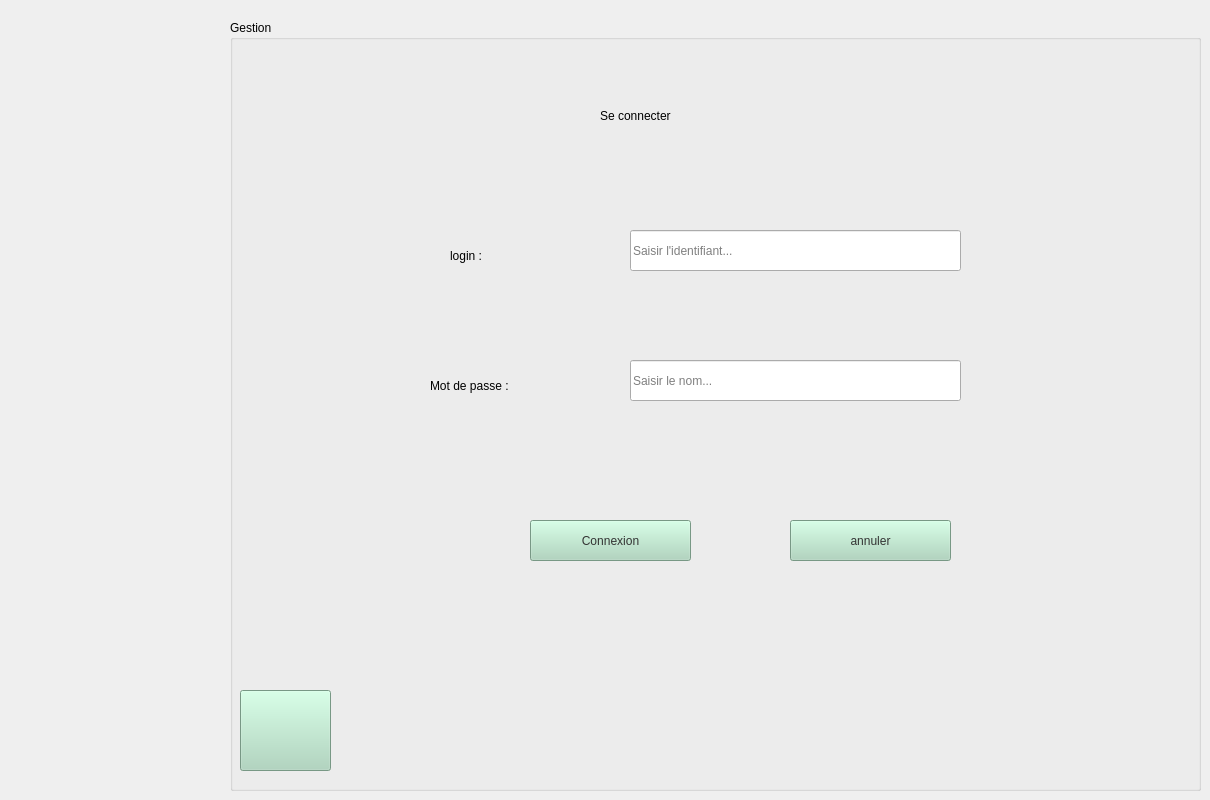
    <widget class="QWidget" name="authentification">
     <widget class="QGroupBox" name="groupBox_2">
      <property name="geometry">
       <rect>
        <x>230</x>
        <y>20</y>
        <width>971</width>
        <height>771</height>
       </rect>
      </property>
      <property name="title">
       <string>Gestion</string>
      </property>
      <widget class="QLabel" name="label_42">
       <property name="geometry">
        <rect>
         <x>10</x>
         <y>40</y>
         <width>151</width>
         <height>151</height>
        </rect>
       </property>
       <property name="styleSheet">
        <string notr="true">background-image: url(:/logo1.png);</string>
       </property>
       <property name="text">
        <string/>
       </property>
      </widget>
      <widget class="QPushButton" name="benregistrer_e_3">
       <property name="geometry">
        <rect>
         <x>10</x>
         <y>670</y>
         <width>91</width>
         <height>81</height>
        </rect>
       </property>
       <property name="styleSheet">
        <string notr="true">background-color: rgb(168, 213, 186);
background-image: url(:/Downloads/pngegg (1) (1) (1).png);
color: rgb(51, 51, 51);</string>
       </property>
       <property name="text">
        <string/>
       </property>
      </widget>
      <widget class="QLineEdit" name="linenom_e_2">
       <property name="geometry">
        <rect>
         <x>400</x>
         <y>340</y>
         <width>331</width>
         <height>41</height>
        </rect>
       </property>
       <property name="styleSheet">
        <string notr="true">
font: 11pt &quot;Segoe UI&quot;;</string>
       </property>
       <property name="text">
        <string/>
       </property>
       <property name="placeholderText">
        <string>Saisir le nom...</string>
       </property>
      </widget>
      <widget class="QLabel" name="label_11">
       <property name="geometry">
        <rect>
         <x>220</x>
         <y>210</y>
         <width>91</width>
         <height>51</height>
        </rect>
       </property>
       <property name="styleSheet">
        <string notr="true">font: 14pt &quot;Segoe UI&quot;;
color: rgb(0, 0, 0);
</string>
       </property>
       <property name="text">
        <string>login :</string>
       </property>
      </widget>
      <widget class="QLineEdit" name="lineid_e_3">
       <property name="geometry">
        <rect>
         <x>400</x>
         <y>210</y>
         <width>331</width>
         <height>41</height>
        </rect>
       </property>
       <property name="styleSheet">
        <string notr="true">
font: 11pt &quot;Segoe UI&quot;;</string>
       </property>
       <property name="text">
        <string/>
       </property>
       <property name="placeholderText">
        <string>Saisir l'identifiant...</string>
       </property>
      </widget>
      <widget class="QPushButton" name="bannuler_e_2">
       <property name="geometry">
        <rect>
         <x>560</x>
         <y>500</y>
         <width>161</width>
         <height>41</height>
        </rect>
       </property>
       <property name="styleSheet">
        <string notr="true">background-color: rgb(168, 213, 186);
font: 14pt &quot;Segoe UI&quot;;
color: rgb(51, 51, 51);</string>
       </property>
       <property name="text">
        <string>annuler</string>
       </property>
      </widget>
      <widget class="QPushButton" name="benregistrer_e_2">
       <property name="geometry">
        <rect>
         <x>300</x>
         <y>500</y>
         <width>161</width>
         <height>41</height>
        </rect>
       </property>
       <property name="styleSheet">
        <string notr="true">background-color: rgb(168, 213, 186);
font: 14pt &quot;Segoe UI&quot;;
color: rgb(51, 51, 51);</string>
       </property>
       <property name="text">
        <string>Connexion</string>
       </property>
      </widget>
      <widget class="QLabel" name="label_41">
       <property name="geometry">
        <rect>
         <x>200</x>
         <y>350</y>
         <width>171</width>
         <height>31</height>
        </rect>
       </property>
       <property name="styleSheet">
        <string notr="true">font: 14pt &quot;Segoe UI&quot;;
color: rgb(0, 0, 0);</string>
       </property>
       <property name="text">
        <string>Mot de passe :</string>
       </property>
      </widget>
      <widget class="QLabel" name="label_43">
       <property name="geometry">
        <rect>
         <x>370</x>
         <y>70</y>
         <width>231</width>
         <height>51</height>
        </rect>
       </property>
       <property name="styleSheet">
        <string notr="true">font: 24pt &quot;Segoe UI&quot;;
color: rgb(0, 0, 0);</string>
       </property>
       <property name="text">
        <string>Se connecter</string>
       </property>
      </widget>
     </widget>
    </widget>
